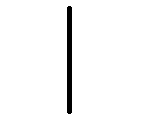
#> input picture Standard_Package/Images/1.bmp, 164 x 114 px, found by its file name
$ python imag.py
#> lines starting #> are read from the running program, lines starting #| are printed output that depends on the picture; after the words box and inside, x2 and y2 are one past the last pixel; in counts of white or black regions, pixels touching at a corner belong together
from PIL import Image
from PIL import ImageFilter

import pathlib


curFolder = str(pathlib.Path(__file__).parent.resolve());

with Image.open(curFolder+'\\1.bmp') as image:
#> image is the input picture: PIL image 164x114 RGB; 97.1% white; 1 black region, box (x1, y1, x2, y2) and area: (67, 6, 72, 114) 536
      img = image.rotate(90)
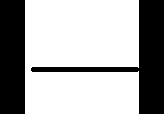
#> img: PIL image 164x114 RGB; 66.6% white; 2 black regions, box (x1, y1, x2, y2) and area: (31, 0, 164, 114) 3386, (0, 0, 25, 114) 2850
      img = img.filter(ImageFilter.FIND_EDGES)
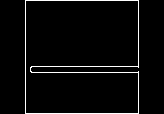
#> img: PIL image 164x114 RGB; 3.6% white in thin lines or dots, all inside (x1, y1, x2, y2) = (25, 0, 139, 114)
      img.save(curFolder+'\\out.png')

$ run again, with Standard_Package/Images/2.bmp copied over Standard_Package/Images/1.bmp
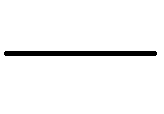
#> input picture Standard_Package/Images/2.bmp, 164 x 114 px, found by its file name
#> image is the input picture: PIL image 164x114 RGB; 95.9% white; 1 black region, box (x1, y1, x2, y2) and area: (4, 51, 157, 56) 761
#> `img = image.rotate(90)`:
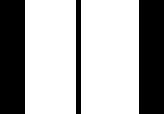
#> img: PIL image 164x114 RGB; 66.5% white; 3 black regions, box (x1, y1, x2, y2) and area: (0, 0, 25, 114) 2850, (139, 0, 164, 114) 2850, (76, 0, 81, 114) 570
#> `img = img.filter(ImageFilter.FIND_EDGES)`:
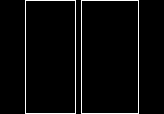
#> img: PIL image 164x114 RGB; 3.6% white in thin lines or dots, all inside (x1, y1, x2, y2) = (25, 0, 139, 114)
